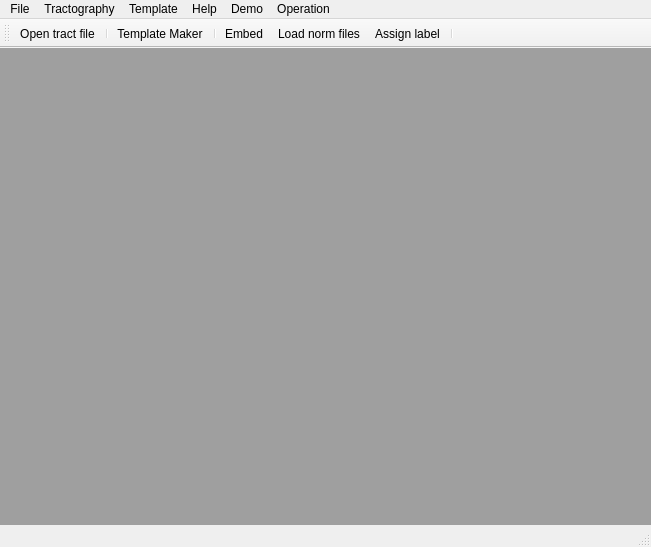
<ui version="4.0" >
 <class>TractVisualizationClass</class>
 <widget class="QMainWindow" name="TractVisualizationClass" >
  <property name="geometry" >
   <rect>
    <x>0</x>
    <y>0</y>
    <width>651</width>
    <height>547</height>
   </rect>
  </property>
  <property name="windowTitle" >
   <string>TractVisualization</string>
  </property>
  <widget class="QWidget" name="centralWidget" >
   <layout class="QHBoxLayout" name="horizontalLayout" >
    <property name="margin" >
     <number>0</number>
    </property>
    <item>
     <widget class="QMdiArea" name="mdiArea" />
    </item>
   </layout>
  </widget>
  <widget class="QMenuBar" name="menuBar" >
   <property name="geometry" >
    <rect>
     <x>0</x>
     <y>0</y>
     <width>651</width>
     <height>22</height>
    </rect>
   </property>
   <widget class="QMenu" name="menuFile" >
    <property name="title" >
     <string>File</string>
    </property>
    <addaction name="actionOpen_tract_file" />
    <addaction name="actionSave_tracts" />
    <addaction name="separator" />
    <addaction name="actionLoad_clusters" />
    <addaction name="actionSave_clusters" />
    <addaction name="actionLoad_cluster_centers" />
    <addaction name="actionSave_cluster_centers" />
    <addaction name="actionLoad_fuzzy_clusters" />
    <addaction name="actionSave_fuzzy_clusters" />
    <addaction name="separator" />
    <addaction name="actionSave_hypergraph" />
    <addaction name="actionLoad_hypergraph" />
    <addaction name="actionSave_hypergraph_layout" />
    <addaction name="actionLoad_hypergraph_layout" />
    <addaction name="separator" />
    <addaction name="actionOpen_compound_window" />
    <addaction name="actionOpen_fiber_window" />
   </widget>
   <widget class="QMenu" name="menuTemplate_Tractography" >
    <property name="title" >
     <string>Template</string>
    </property>
    <addaction name="actionCluster_Editor" />
    <addaction name="actionTemplate_Maker" />
    <addaction name="actionTract_MDS" />
    <addaction name="actionCluster_MDS" />
   </widget>
   <widget class="QMenu" name="menuTractography" >
    <property name="enabled" >
     <bool>true</bool>
    </property>
    <property name="title" >
     <string>Tractography</string>
    </property>
    <widget class="QMenu" name="menuCluster" >
     <property name="title" >
      <string>Cluster</string>
     </property>
     <addaction name="actionK_means" />
     <addaction name="actionK_means_with_prune" />
     <addaction name="actionFuzzy_c_means" />
     <addaction name="actionFuzzy_c_means_one_step" />
    </widget>
    <widget class="QMenu" name="menuGenerate_hypergraph" >
     <property name="title" >
      <string>Hypergraph</string>
     </property>
     <addaction name="actionK_means_graph" />
     <addaction name="actionGenerate_fuzzy_graph" />
     <addaction name="separator" />
     <addaction name="actionLayout_graph" />
     <addaction name="actionFast_layout" />
     <addaction name="actionClustered_layout" />
     <addaction name="actionPartitioned_layout" />
     <addaction name="separator" />
     <addaction name="actionShow_graph" />
    </widget>
    <widget class="QMenu" name="menuFilters" >
     <property name="title" >
      <string>Filters</string>
     </property>
     <addaction name="actionLength_filter" />
    </widget>
    <widget class="QMenu" name="menuDown_sample" >
     <property name="title" >
      <string>Down sample</string>
     </property>
     <addaction name="actionRandom" />
    </widget>
    <addaction name="actionEmbed" />
    <addaction name="actionLoad_norm_files" />
    <addaction name="actionAssign_label" />
    <addaction name="actionResample" />
    <addaction name="menuCluster" />
    <addaction name="menuGenerate_hypergraph" />
    <addaction name="menuFilters" />
    <addaction name="menuDown_sample" />
   </widget>
   <widget class="QMenu" name="menuHelp" >
    <property name="title" >
     <string>Help</string>
    </property>
    <addaction name="actionTest" />
    <addaction name="actionExperiment_result" />
   </widget>
   <widget class="QMenu" name="menuDemo" >
    <property name="title" >
     <string>Demo</string>
    </property>
    <addaction name="actionAtlas_tractography" />
    <addaction name="actionTarget_tract_embedding" />
    <addaction name="actionLabeled_tract_embedding" />
    <addaction name="actionGroup_comparison" />
    <addaction name="actionWhole_brain_tractography" />
   </widget>
   <widget class="QMenu" name="menuOperation" >
    <property name="title" >
     <string>Operation</string>
    </property>
    <addaction name="actionRotation" />
    <addaction name="actionSelect_fibers" />
    <addaction name="actionPan" />
   </widget>
   <addaction name="menuFile" />
   <addaction name="menuTractography" />
   <addaction name="menuTemplate_Tractography" />
   <addaction name="menuHelp" />
   <addaction name="menuDemo" />
   <addaction name="menuOperation" />
  </widget>
  <widget class="QToolBar" name="mainToolBar" >
   <property name="enabled" >
    <bool>true</bool>
   </property>
   <attribute name="toolBarArea" >
    <enum>TopToolBarArea</enum>
   </attribute>
   <attribute name="toolBarBreak" >
    <bool>false</bool>
   </attribute>
   <addaction name="actionOpen_tract_file" />
   <addaction name="separator" />
   <addaction name="actionTemplate_Maker" />
   <addaction name="separator" />
   <addaction name="actionEmbed" />
   <addaction name="actionLoad_norm_files" />
   <addaction name="actionAssign_label" />
   <addaction name="separator" />
  </widget>
  <widget class="QStatusBar" name="statusBar" />
  <action name="actionOpen_tract_file" >
   <property name="icon" >
    <iconset>
     <normaloff>Resources/Icons/Rename Document.png</normaloff>Resources/Icons/Rename Document.png</iconset>
   </property>
   <property name="text" >
    <string>Open tract file</string>
   </property>
  </action>
  <action name="actionCluster_Editor" >
   <property name="icon" >
    <iconset>
     <normaloff>Resources/Icons/Write Document.png</normaloff>Resources/Icons/Write Document.png</iconset>
   </property>
   <property name="text" >
    <string>Cluster Editor</string>
   </property>
  </action>
  <action name="actionTemplate_Maker" >
   <property name="icon" >
    <iconset>
     <normaloff>Resources/Icons/Play All.png</normaloff>Resources/Icons/Play All.png</iconset>
   </property>
   <property name="text" >
    <string>Template Maker</string>
   </property>
  </action>
  <action name="actionEmbed" >
   <property name="enabled" >
    <bool>true</bool>
   </property>
   <property name="icon" >
    <iconset>
     <normaloff>Resources/Icons/Discussion.png</normaloff>Resources/Icons/Discussion.png</iconset>
   </property>
   <property name="text" >
    <string>Embed</string>
   </property>
  </action>
  <action name="actionLoad_norm_files" >
   <property name="icon" >
    <iconset>
     <normaloff>Resources/Icons/Backup Green Button.png</normaloff>Resources/Icons/Backup Green Button.png</iconset>
   </property>
   <property name="text" >
    <string>Load norm files</string>
   </property>
  </action>
  <action name="actionAssign_label" >
   <property name="icon" >
    <iconset>
     <normaloff>Resources/Icons/Appointment Urgent.png</normaloff>Resources/Icons/Appointment Urgent.png</iconset>
   </property>
   <property name="text" >
    <string>Assign label</string>
   </property>
  </action>
  <action name="actionTest" >
   <property name="text" >
    <string>Test</string>
   </property>
  </action>
  <action name="actionTract_MDS" >
   <property name="icon" >
    <iconset>
     <normaloff>Resources/Icons/Smiley Sad Blue.png</normaloff>Resources/Icons/Smiley Sad Blue.png</iconset>
   </property>
   <property name="text" >
    <string>Tract MDS</string>
   </property>
  </action>
  <action name="actionCluster_MDS" >
   <property name="icon" >
    <iconset>
     <normaloff>Resources/Icons/Smiley Sad.png</normaloff>Resources/Icons/Smiley Sad.png</iconset>
   </property>
   <property name="text" >
    <string>Cluster MDS</string>
   </property>
  </action>
  <action name="actionExperiment_result" >
   <property name="icon" >
    <iconset>
     <normaloff>Resources/Icons/paint.png</normaloff>Resources/Icons/paint.png</iconset>
   </property>
   <property name="text" >
    <string>Experiment result</string>
   </property>
  </action>
  <action name="actionAtlas_tractography" >
   <property name="text" >
    <string>Atlas tractography</string>
   </property>
  </action>
  <action name="actionTarget_tract_embedding" >
   <property name="text" >
    <string>Target tract embedding</string>
   </property>
  </action>
  <action name="actionLabeled_tract_embedding" >
   <property name="text" >
    <string>Labeled tract embedding</string>
   </property>
  </action>
  <action name="actionGroup_comparison" >
   <property name="text" >
    <string>Group comparison</string>
   </property>
  </action>
  <action name="actionWhole_brain_tractography" >
   <property name="text" >
    <string>Whole brain tractography</string>
   </property>
  </action>
  <action name="actionRotation" >
   <property name="checkable" >
    <bool>true</bool>
   </property>
   <property name="checked" >
    <bool>true</bool>
   </property>
   <property name="text" >
    <string>Rotation</string>
   </property>
  </action>
  <action name="actionSelect_fibers" >
   <property name="checkable" >
    <bool>true</bool>
   </property>
   <property name="text" >
    <string>Select fibers</string>
   </property>
  </action>
  <action name="actionPan" >
   <property name="checkable" >
    <bool>true</bool>
   </property>
   <property name="text" >
    <string>Pan</string>
   </property>
  </action>
  <action name="actionResample" >
   <property name="text" >
    <string>Resample</string>
   </property>
  </action>
  <action name="actionSave_tracts" >
   <property name="text" >
    <string>Save tracts as</string>
   </property>
  </action>
  <action name="actionSave_clusters" >
   <property name="text" >
    <string>Save clusters</string>
   </property>
  </action>
  <action name="actionK_means" >
   <property name="text" >
    <string>K-means</string>
   </property>
  </action>
  <action name="actionSave_cluster_centers" >
   <property name="text" >
    <string>Save cluster centers</string>
   </property>
  </action>
  <action name="actionLoad_clusters" >
   <property name="text" >
    <string>Load clusters</string>
   </property>
  </action>
  <action name="actionLoad_cluster_centers" >
   <property name="text" >
    <string>Load cluster centers</string>
   </property>
  </action>
  <action name="actionK_means_graph" >
   <property name="text" >
    <string>Generate graph</string>
   </property>
  </action>
  <action name="actionSave_hypergraph" >
   <property name="text" >
    <string>Save hypergraph</string>
   </property>
  </action>
  <action name="actionLayout_graph" >
   <property name="text" >
    <string>Layout graph</string>
   </property>
  </action>
  <action name="actionLoad_hypergraph" >
   <property name="text" >
    <string>Load hypergraph</string>
   </property>
  </action>
  <action name="actionSave_hypergraph_layout" >
   <property name="text" >
    <string>Save hypergraph layout</string>
   </property>
  </action>
  <action name="actionLoad_hypergraph_layout" >
   <property name="text" >
    <string>Load hypergraph layout</string>
   </property>
  </action>
  <action name="actionShow_graph" >
   <property name="text" >
    <string>Show graph</string>
   </property>
  </action>
  <action name="actionOpen_compound_window" >
   <property name="text" >
    <string>Open compound window</string>
   </property>
  </action>
  <action name="actionFast_layout" >
   <property name="text" >
    <string>Fast layout</string>
   </property>
  </action>
  <action name="actionClustered_layout" >
   <property name="text" >
    <string>Clustered layout</string>
   </property>
  </action>
  <action name="actionPartitioned_layout" >
   <property name="text" >
    <string>Partitioned layout</string>
   </property>
  </action>
  <action name="actionLength_filter" >
   <property name="text" >
    <string>Length filter</string>
   </property>
  </action>
  <action name="actionK_means_with_prune" >
   <property name="text" >
    <string>K-means w/ prune</string>
   </property>
  </action>
  <action name="actionRandom" >
   <property name="text" >
    <string>Random</string>
   </property>
  </action>
  <action name="actionFuzzy_c_means" >
   <property name="text" >
    <string>Fuzzy c-means</string>
   </property>
  </action>
  <action name="actionLoad_fuzzy_clusters" >
   <property name="text" >
    <string>Load fuzzy clusters</string>
   </property>
  </action>
  <action name="actionSave_fuzzy_clusters" >
   <property name="text" >
    <string>Save fuzzy clusters</string>
   </property>
  </action>
  <action name="actionGenerate_fuzzy_graph" >
   <property name="text" >
    <string>Generate fuzzy graph</string>
   </property>
  </action>
  <action name="actionOpen_fiber_window" >
   <property name="text" >
    <string>Open fiber window</string>
   </property>
  </action>
  <action name="actionFuzzy_c_means_one_step" >
   <property name="text" >
    <string>Fuzzy c-means one step</string>
   </property>
  </action>
 </widget>
 <layoutdefault spacing="6" margin="11" />
 <resources/>
 <connections/>
</ui>
